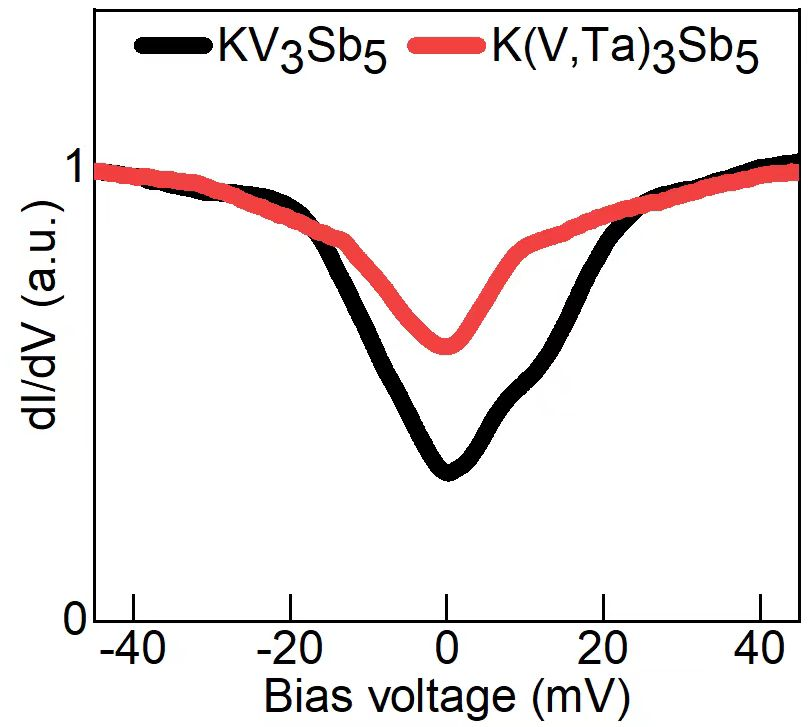
%> input picture sample_photos/sample2.jpg, 812 x 727 px
$ octave image_composition.m   (GNU Octave 9; MATLAB toolbox functions it lacks are replaced by stand-ins)
%> lines starting %> are read from the running program, lines starting %| are printed output that depends on the picture; in (x1, y1, x2, y2) boxes, pixels count from 0 and x2, y2 are one past the last pixel; in counts of white or black regions, pixels touching at a corner belong together; the program's own positions count from 1
%%
clc;clear ;close all;
% 加载图像
img = imread('sample2.jpg');
%> img is the input picture: size 727x812x3 uint8; mean R, G, B 238.9, 234.5, 234.4

% 第二步：转换为灰度图像并增强对比度
gray_img = rgb2gray(img);
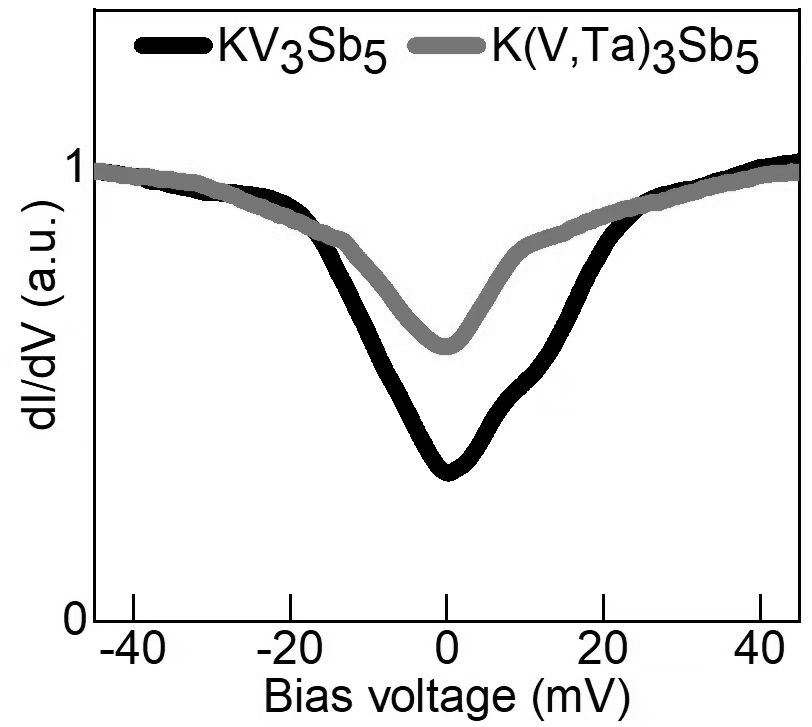
%> gray_img: size 727x812 uint8; min 0, max 255, mean 235.8
enhanced_img = imadjust(gray_img);

% 第三步：使用边缘检测定位方框区域
edges = edge(enhanced_img, 'Canny', 0.3);  % 调整阈值以改进边缘检测精度
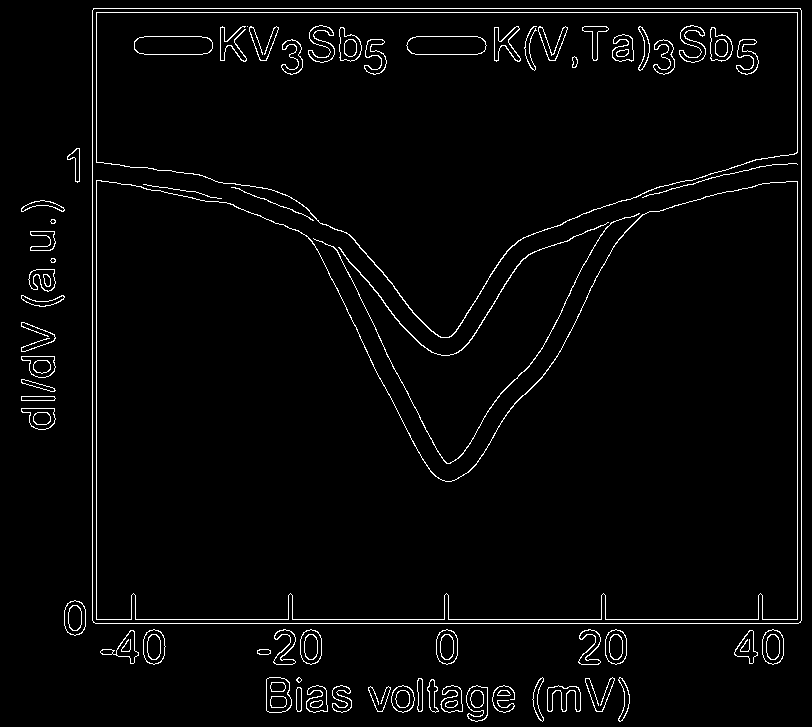
%> edges: size 727x812 logical; 2.9% white in thin lines or dots
se = strel('rectangle', [5, 5]);  % 使用较小的结构元素
closed_edges = imclose(edges, se);
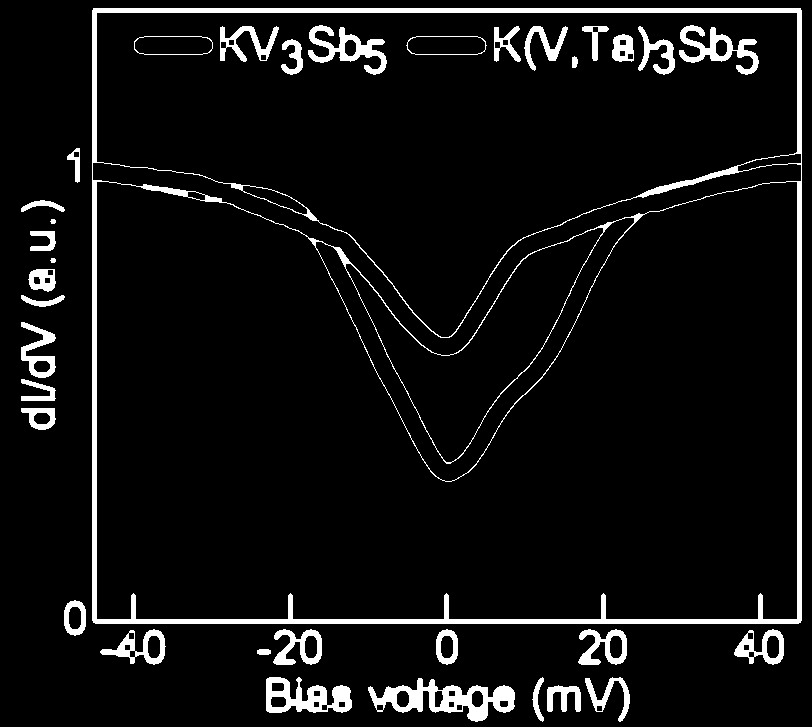
%> closed_edges: size 727x812 logical; 6.4% white; 35 white regions, largest, box (x1, y1, x2, y2) and area: (92, 8, 802, 624) 17932, (368, 678, 515, 722) 2678, (266, 677, 352, 713) 1716

% 第四步：填充并标记连通区域
filled_img = imfill(closed_edges, 'holes');
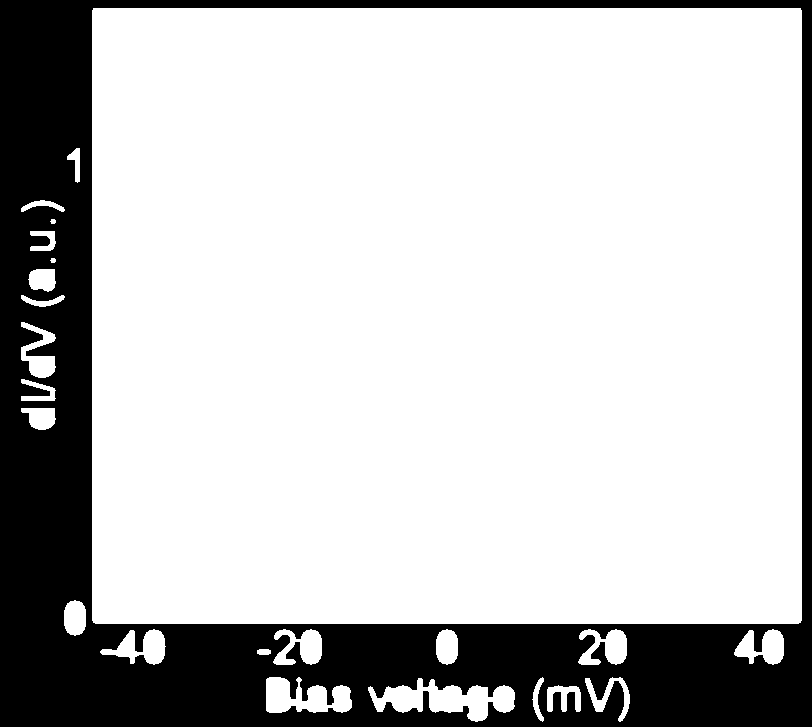
%> filled_img: size 727x812 logical; 76.8% white; 1 black region
[labels, num] = bwlabel(filled_img);
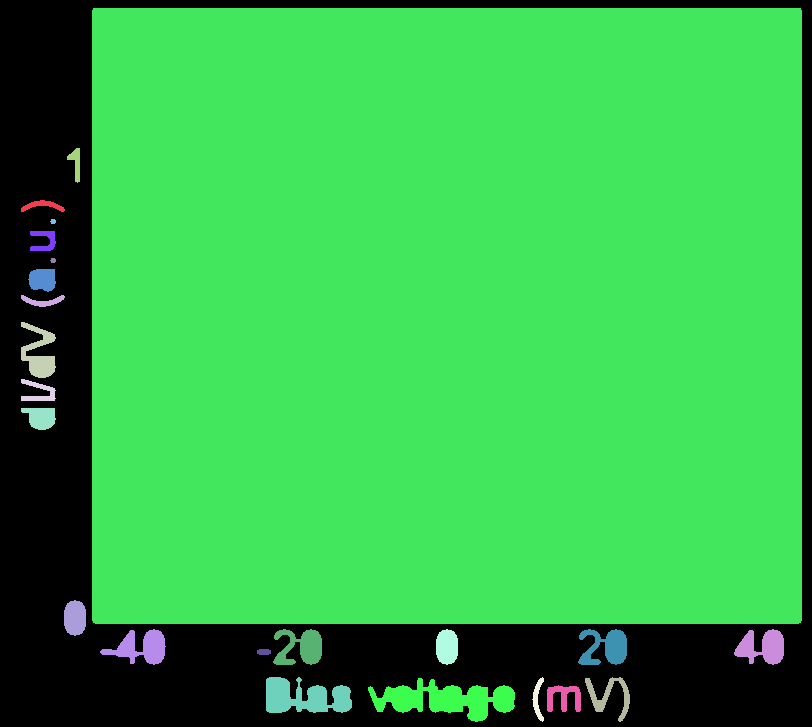
%> labels: size 727x812 double; 24 distinct labels, from 0 to 23; one colour per label, 0 black
%> num = 23
stats = regionprops(labels, 'Area', 'BoundingBox');
%> stats = 23 regions; largest, box (x1, y1, x2, y2) and Area: (92, 8, 802, 624) 437346, (368, 678, 515, 722) 3257, (266, 677, 352, 713) 2060, (100, 629, 166, 665) 1185, (734, 629, 784, 665) 1102
area_filter = [stats.Area] > 100;  % 只考虑较大的区域，避免标签和刻度被包括
%> area_filter = 23 logical values, 20 true
stats = stats(area_filter);
%> stats = 20 regions; largest, box (x1, y1, x2, y2) and Area: (92, 8, 802, 624) 437346, (368, 678, 515, 722) 3257, (266, 677, 352, 713) 2060, (100, 629, 166, 665) 1185, (734, 629, 784, 665) 1102

% 找到最大的区域作为方框
[~, idx] = max([stats.Area]);
%> idx = 10
frame = stats(idx).BoundingBox;
%> frame = [92.5 8.5 710 616]

% 第五步：创建掩码以标记方框外区域
mask = true(size(img,1), size(img,2));
x1 = ceil(frame(1));
%> x1 = 93
y1 = ceil(frame(2));
%> y1 = 9
x2 = x1 + frame(3) - 1;
%> x2 = 802
y2 = y1 + frame(4) - 1;
%> y2 = 624
mask(y1:y2, x1:x2) = false;
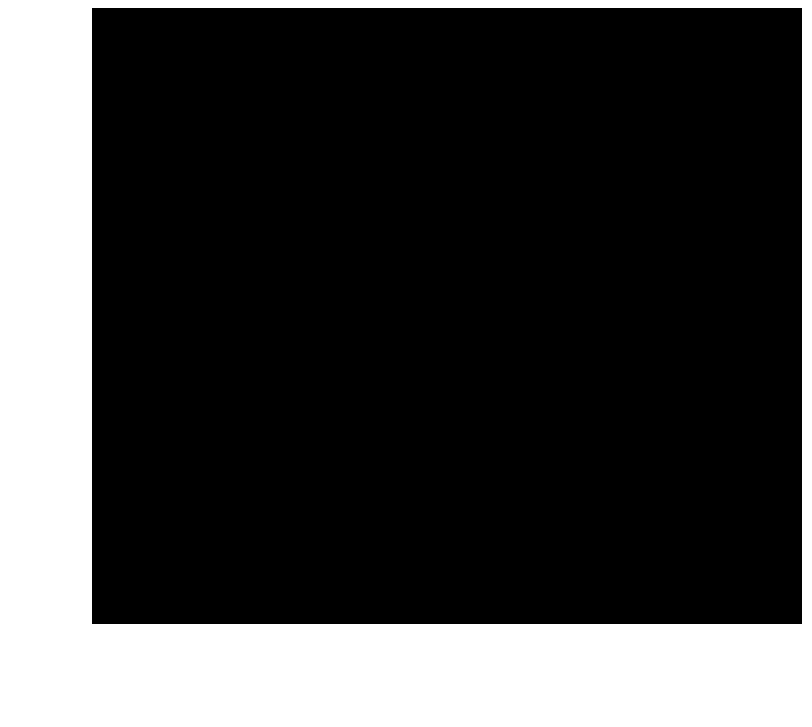
%> mask: size 727x812 logical; 25.9% white; 1 white region, box (x1, y1, x2, y2) and area: (0, 0, 812, 727) 152964

% 第六步：使用OCR读取图像中的所有文字
%> (the run ends here)

$ run again, with sample_photos/sample0.jpg copied over sample_photos/sample2.jpg
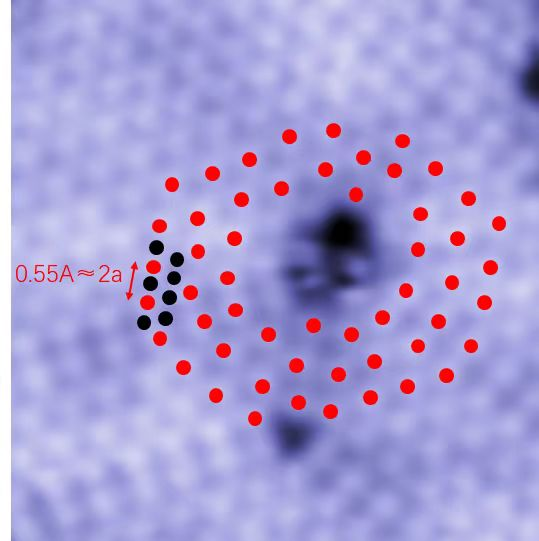
%> input picture sample_photos/sample0.jpg, 539 x 541 px
%> img is the input picture: size 541x539x3 uint8; mean R, G, B 166.3, 157.8, 212.1
%> edges: size 541x539 logical; 1.4% white in thin lines or dots
%> closed_edges: size 541x539 logical; 1.7% white; 61 white regions, largest, box (x1, y1, x2, y2) and area: (10, 1, 28, 540) 774, (34, 263, 95, 283) 613, (99, 264, 122, 283) 347
%> filled_img: size 541x539 logical; 4.6% white; 61 white regions
%> `[labels, num] = bwlabel(filled_img);`:
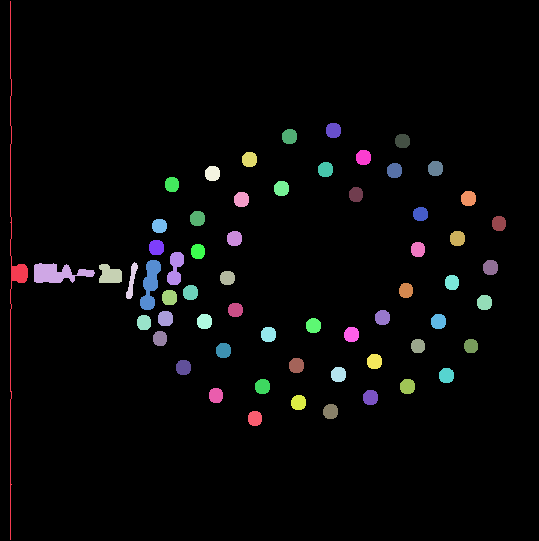
%> labels: size 541x539 double; 62 distinct labels, from 0 to 61; one colour per label, 0 black
%> num = 61
%> stats = 61 regions; largest, box (x1, y1, x2, y2) and Area: (10, 1, 28, 540) 809, (34, 263, 95, 283) 748, (140, 260, 161, 310) 609, (167, 252, 184, 285) 369, (99, 264, 122, 283) 347
%> area_filter = 61 logical values, 61 true
%> idx = 1
%> frame = [10.5 1.5 18 539]
%> x1 = 11
%> y1 = 2
%> x2 = 28
%> y2 = 540
%> `mask(y1:y2, x1:x2) = false;`:
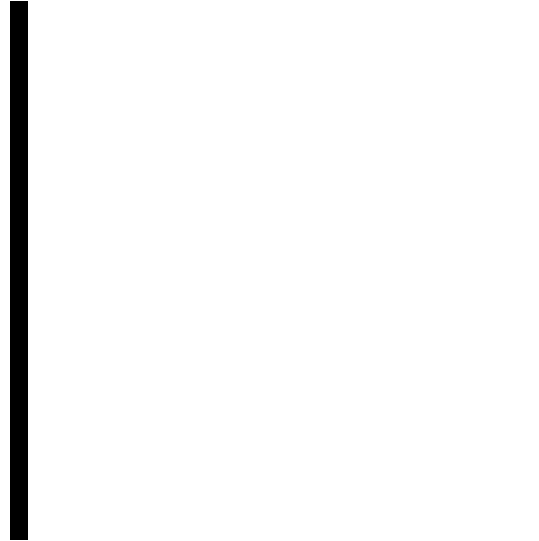
%> mask: size 541x539 logical; 96.7% white; 1 black region, box (x1, y1, x2, y2) and area: (10, 1, 28, 540) 9702

$ run again, with sample_photos/sample3.jpg copied over sample_photos/sample2.jpg
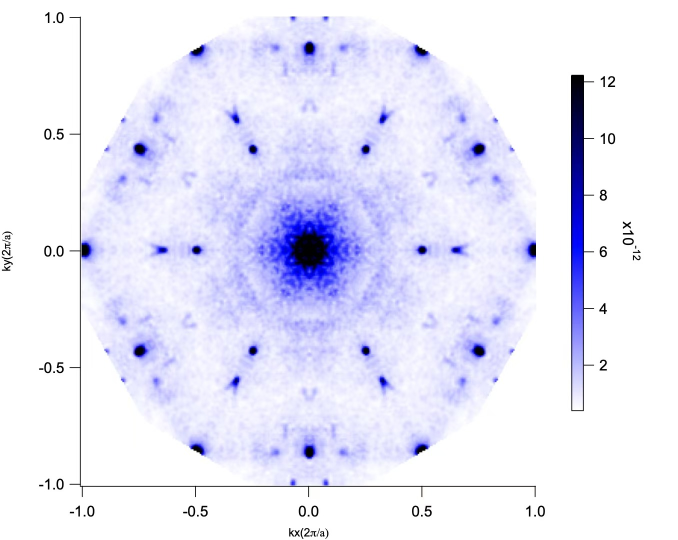
%> input picture sample_photos/sample3.jpg, 1356 x 1080 px (shown at 1/2 size)
%> img is the input picture: size 1080x1356x3 uint8; mean R, G, B 232.3, 232.3, 250
%> edges: size 1080x1356 logical; 0.87% white in thin lines or dots
%> closed_edges: size 1080x1356 logical; 1.8% white; 63 white regions, largest, box (x1, y1, x2, y2) and area: (139, 33, 1072, 995) 9245, (1141, 149, 1189, 823) 3952, (3, 462, 26, 543) 1194
%> filled_img: size 1080x1356 logical; 3.3% white; 63 white regions
%> `[labels, num] = bwlabel(filled_img);`:
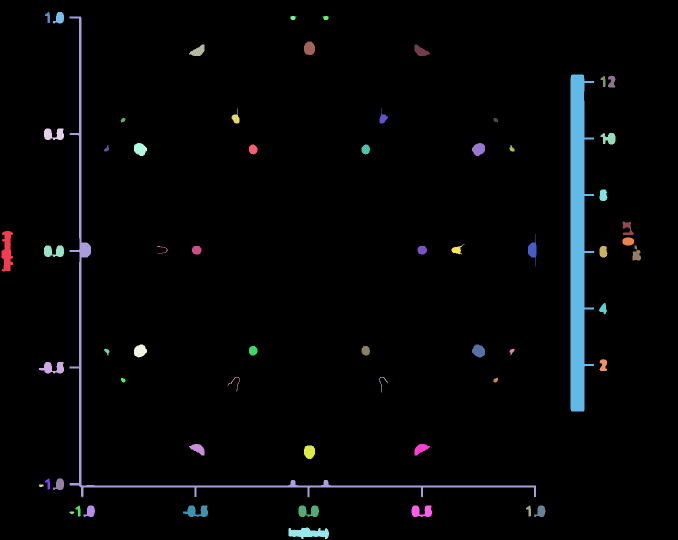
%> labels: size 1080x1356 double (shown at 1/2 size); 64 distinct labels, from 0 to 63; one colour per label, 0 black
%> num = 63
%> `stats = regionprops(labels, 'Area', 'BoundingBox');`: stats = 63 regions; largest, box (x1, y1, x2, y2) and Area: (1141, 149, 1189, 823) 19289, (139, 33, 1072, 995) 9849, (3, 462, 26, 543) 1269, (577, 1055, 658, 1078) 1231, (366, 1011, 416, 1034) 695
%> area_filter = 63 logical values, 48 true
%> `stats = stats(area_filter);`: stats = 48 regions; largest, box (x1, y1, x2, y2) and Area: (1141, 149, 1189, 823) 19289, (139, 33, 1072, 995) 9849, (3, 462, 26, 543) 1269, (577, 1055, 658, 1078) 1231, (366, 1011, 416, 1034) 695
%> idx = 38
%> frame = [1141.5 149.5 48 674]
%> x1 = 1142
%> y1 = 150
%> x2 = 1189
%> y2 = 823
%> `mask(y1:y2, x1:x2) = false;`:
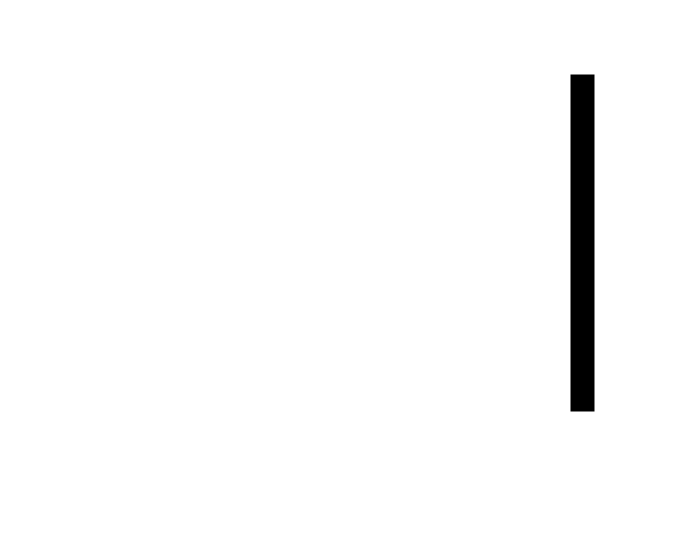
%> mask: size 1080x1356 logical (shown at 1/2 size); 97.8% white; 1 black region, box (x1, y1, x2, y2) and area: (1141, 149, 1189, 823) 32352
